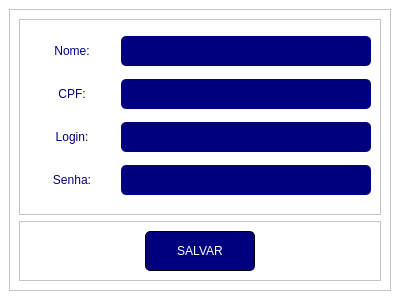
<?xml version="1.0" encoding="UTF-8"?>
<ui version="4.0">
 <class>MainWindow</class>
 <widget class="QMainWindow" name="MainWindow">
  <property name="geometry">
   <rect>
    <x>0</x>
    <y>0</y>
    <width>400</width>
    <height>300</height>
   </rect>
  </property>
  <property name="maximumSize">
   <size>
    <width>400</width>
    <height>400</height>
   </size>
  </property>
  <property name="windowTitle">
   <string>MainWindow</string>
  </property>
  <property name="styleSheet">
   <string notr="true">background-color: rgb(255, 255, 255);</string>
  </property>
  <widget class="QWidget" name="centralwidget">
   <layout class="QHBoxLayout" name="horizontalLayout">
    <item>
     <widget class="QFrame" name="frame">
      <property name="frameShape">
       <enum>QFrame::StyledPanel</enum>
      </property>
      <property name="frameShadow">
       <enum>QFrame::Raised</enum>
      </property>
      <layout class="QVBoxLayout" name="verticalLayout">
       <item>
        <widget class="QFrame" name="frame_2">
         <property name="styleSheet">
          <string notr="true"/>
         </property>
         <property name="frameShape">
          <enum>QFrame::StyledPanel</enum>
         </property>
         <property name="frameShadow">
          <enum>QFrame::Raised</enum>
         </property>
         <layout class="QGridLayout" name="gridLayout_2">
          <item row="0" column="0">
           <widget class="QLabel" name="lb_nome">
            <property name="maximumSize">
             <size>
              <width>16777215</width>
              <height>30</height>
             </size>
            </property>
            <property name="styleSheet">
             <string notr="true">background-color: rgb(255, 255, 255);
font: 75 12pt &quot;Arial&quot;;
color: rgb(0, 0, 127);</string>
            </property>
            <property name="text">
             <string>&lt;html&gt;&lt;head/&gt;&lt;body&gt;&lt;p align=&quot;center&quot;&gt;Nome:&lt;/p&gt;&lt;/body&gt;&lt;/html&gt;</string>
            </property>
           </widget>
          </item>
          <item row="0" column="1">
           <widget class="QLineEdit" name="ln_nome">
            <property name="maximumSize">
             <size>
              <width>250</width>
              <height>30</height>
             </size>
            </property>
            <property name="styleSheet">
             <string notr="true">background-color: rgb(0, 0, 127);
color: rgb(255, 255, 255);
font: 12pt &quot;Arial&quot;;
border-radius: 5px;
padding-left: 5px</string>
            </property>
           </widget>
          </item>
          <item row="1" column="0">
           <widget class="QLabel" name="lb_cpf">
            <property name="maximumSize">
             <size>
              <width>16777215</width>
              <height>30</height>
             </size>
            </property>
            <property name="styleSheet">
             <string notr="true">background-color: rgb(255, 255, 255);
font: 75 12pt &quot;Arial&quot;;
color: rgb(0, 0, 127);</string>
            </property>
            <property name="text">
             <string>&lt;html&gt;&lt;head/&gt;&lt;body&gt;&lt;p align=&quot;center&quot;&gt;CPF:&lt;/p&gt;&lt;/body&gt;&lt;/html&gt;</string>
            </property>
           </widget>
          </item>
          <item row="1" column="1">
           <widget class="QLineEdit" name="ln_cpf">
            <property name="maximumSize">
             <size>
              <width>250</width>
              <height>30</height>
             </size>
            </property>
            <property name="styleSheet">
             <string notr="true">background-color: rgb(0, 0, 127);
color: rgb(255, 255, 255);
font: 12pt &quot;Arial&quot;;
border-radius: 5px;
padding-left: 5px</string>
            </property>
           </widget>
          </item>
          <item row="2" column="0">
           <widget class="QLabel" name="lb_login">
            <property name="maximumSize">
             <size>
              <width>16777215</width>
              <height>30</height>
             </size>
            </property>
            <property name="styleSheet">
             <string notr="true">background-color: rgb(255, 255, 255);
font: 75 12pt &quot;Arial&quot;;
color: rgb(0, 0, 127);</string>
            </property>
            <property name="text">
             <string>&lt;html&gt;&lt;head/&gt;&lt;body&gt;&lt;p align=&quot;center&quot;&gt;Login:&lt;/p&gt;&lt;/body&gt;&lt;/html&gt;</string>
            </property>
           </widget>
          </item>
          <item row="2" column="1">
           <widget class="QLineEdit" name="ln_login">
            <property name="maximumSize">
             <size>
              <width>250</width>
              <height>30</height>
             </size>
            </property>
            <property name="styleSheet">
             <string notr="true">background-color: rgb(0, 0, 127);
color: rgb(255, 255, 255);
font: 12pt &quot;Arial&quot;;
border-radius: 5px;
padding-left: 5px</string>
            </property>
           </widget>
          </item>
          <item row="3" column="0">
           <widget class="QLabel" name="lb_senha">
            <property name="maximumSize">
             <size>
              <width>16777215</width>
              <height>30</height>
             </size>
            </property>
            <property name="styleSheet">
             <string notr="true">background-color: rgb(255, 255, 255);
font: 75 12pt &quot;Arial&quot;;
color: rgb(0, 0, 127);</string>
            </property>
            <property name="text">
             <string>&lt;html&gt;&lt;head/&gt;&lt;body&gt;&lt;p align=&quot;center&quot;&gt;Senha:&lt;/p&gt;&lt;/body&gt;&lt;/html&gt;</string>
            </property>
           </widget>
          </item>
          <item row="3" column="1">
           <widget class="QLineEdit" name="ln_senha">
            <property name="maximumSize">
             <size>
              <width>250</width>
              <height>30</height>
             </size>
            </property>
            <property name="styleSheet">
             <string notr="true">background-color: rgb(0, 0, 127);
color: rgb(255, 255, 255);
font: 12pt &quot;Arial&quot;;
border-radius: 5px;
padding-left: 5px</string>
            </property>
           </widget>
          </item>
         </layout>
        </widget>
       </item>
       <item>
        <widget class="QFrame" name="frame_3">
         <property name="maximumSize">
          <size>
           <width>16777215</width>
           <height>60</height>
          </size>
         </property>
         <property name="styleSheet">
          <string notr="true"/>
         </property>
         <property name="frameShape">
          <enum>QFrame::StyledPanel</enum>
         </property>
         <property name="frameShadow">
          <enum>QFrame::Raised</enum>
         </property>
         <layout class="QGridLayout" name="gridLayout">
          <item row="0" column="0">
           <widget class="QPushButton" name="bt_salvar">
            <property name="maximumSize">
             <size>
              <width>110</width>
              <height>40</height>
             </size>
            </property>
            <property name="styleSheet">
             <string notr="true">QPushButton{
background-color: rgb(0, 0, 127);
color: rgb(255, 255, 255);
font: 75 16pt &quot;Arial&quot;;
border-style: outset;
border-width: 1px;
border-radius: 5px;
border-color: black
}
QPushButton:pressed{
	background-color: rgb(255, 255, 255);
	color: rgb(0, 0, 127);
	border-color: rgb(0, 0, 127);
}</string>
            </property>
            <property name="text">
             <string>SALVAR</string>
            </property>
           </widget>
          </item>
         </layout>
        </widget>
       </item>
      </layout>
     </widget>
    </item>
   </layout>
  </widget>
 </widget>
 <resources/>
 <connections/>
</ui>
